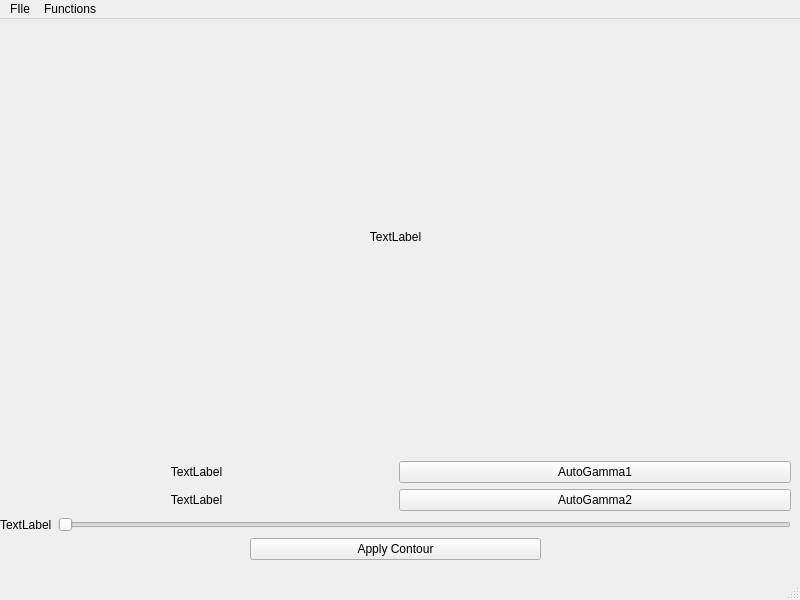
<?xml version="1.0" encoding="UTF-8"?>
<ui version="4.0">
 <class>MainWindow</class>
 <widget class="QMainWindow" name="MainWindow">
  <property name="geometry">
   <rect>
    <x>0</x>
    <y>0</y>
    <width>800</width>
    <height>600</height>
   </rect>
  </property>
  <property name="windowTitle">
   <string>Thingie</string>
  </property>
  <widget class="QWidget" name="centralwidget">
   <widget class="QWidget" name="verticalLayoutWidget">
    <property name="geometry">
     <rect>
      <x>0</x>
      <y>0</y>
      <width>791</width>
      <height>541</height>
     </rect>
    </property>
    <layout class="QVBoxLayout" name="verticalLayout">
     <item>
      <widget class="QLabel" name="pixmap_label">
       <property name="text">
        <string>TextLabel</string>
       </property>
       <property name="alignment">
        <set>Qt::AlignmentFlag::AlignCenter</set>
       </property>
      </widget>
     </item>
     <item>
      <layout class="QHBoxLayout" name="horizontalLayout_2">
       <item>
        <widget class="QLabel" name="label_2">
         <property name="text">
          <string>TextLabel</string>
         </property>
         <property name="alignment">
          <set>Qt::AlignmentFlag::AlignCenter</set>
         </property>
        </widget>
       </item>
       <item>
        <widget class="QPushButton" name="pushButton">
         <property name="text">
          <string>AutoGamma1</string>
         </property>
         <property name="checkable">
          <bool>true</bool>
         </property>
        </widget>
       </item>
      </layout>
     </item>
     <item>
      <layout class="QHBoxLayout" name="horizontalLayout_4">
       <item>
        <widget class="QLabel" name="label_3">
         <property name="text">
          <string>TextLabel</string>
         </property>
         <property name="alignment">
          <set>Qt::AlignmentFlag::AlignCenter</set>
         </property>
        </widget>
       </item>
       <item>
        <widget class="QPushButton" name="pushButton_2">
         <property name="text">
          <string>AutoGamma2</string>
         </property>
         <property name="checkable">
          <bool>true</bool>
         </property>
        </widget>
       </item>
      </layout>
     </item>
     <item>
      <layout class="QHBoxLayout" name="horizontalLayout_5">
       <item>
        <widget class="QLabel" name="gamma_label">
         <property name="text">
          <string>TextLabel</string>
         </property>
        </widget>
       </item>
       <item>
        <widget class="QSlider" name="gamma_slider">
         <property name="orientation">
          <enum>Qt::Orientation::Horizontal</enum>
         </property>
        </widget>
       </item>
      </layout>
     </item>
     <item>
      <layout class="QHBoxLayout" name="horizontalLayout_3">
       <property name="leftMargin">
        <number>250</number>
       </property>
       <property name="rightMargin">
        <number>250</number>
       </property>
       <item>
        <widget class="QPushButton" name="apply_countour_button">
         <property name="text">
          <string>Apply Contour</string>
         </property>
         <property name="checkable">
          <bool>true</bool>
         </property>
         <property name="checked">
          <bool>false</bool>
         </property>
        </widget>
       </item>
      </layout>
     </item>
    </layout>
   </widget>
  </widget>
  <widget class="QMenuBar" name="menubar">
   <property name="geometry">
    <rect>
     <x>0</x>
     <y>0</y>
     <width>800</width>
     <height>33</height>
    </rect>
   </property>
   <widget class="QMenu" name="menuFunctions">
    <property name="title">
     <string>Functions</string>
    </property>
    <addaction name="actionCalculate_the_area"/>
   </widget>
   <widget class="QMenu" name="menuFIle">
    <property name="title">
     <string>FIle</string>
    </property>
    <addaction name="actionOpen"/>
    <addaction name="actionOpen_Calibration_Image"/>
   </widget>
   <addaction name="menuFIle"/>
   <addaction name="menuFunctions"/>
  </widget>
  <widget class="QStatusBar" name="statusbar"/>
  <action name="actionCalculate_the_area">
   <property name="text">
    <string>Calculate the area</string>
   </property>
  </action>
  <action name="actionOpen">
   <property name="text">
    <string>Open</string>
   </property>
  </action>
  <action name="actionOpen_Calibration_Image">
   <property name="text">
    <string>Open Calibration Image</string>
   </property>
  </action>
 </widget>
 <resources/>
 <connections/>
</ui>
